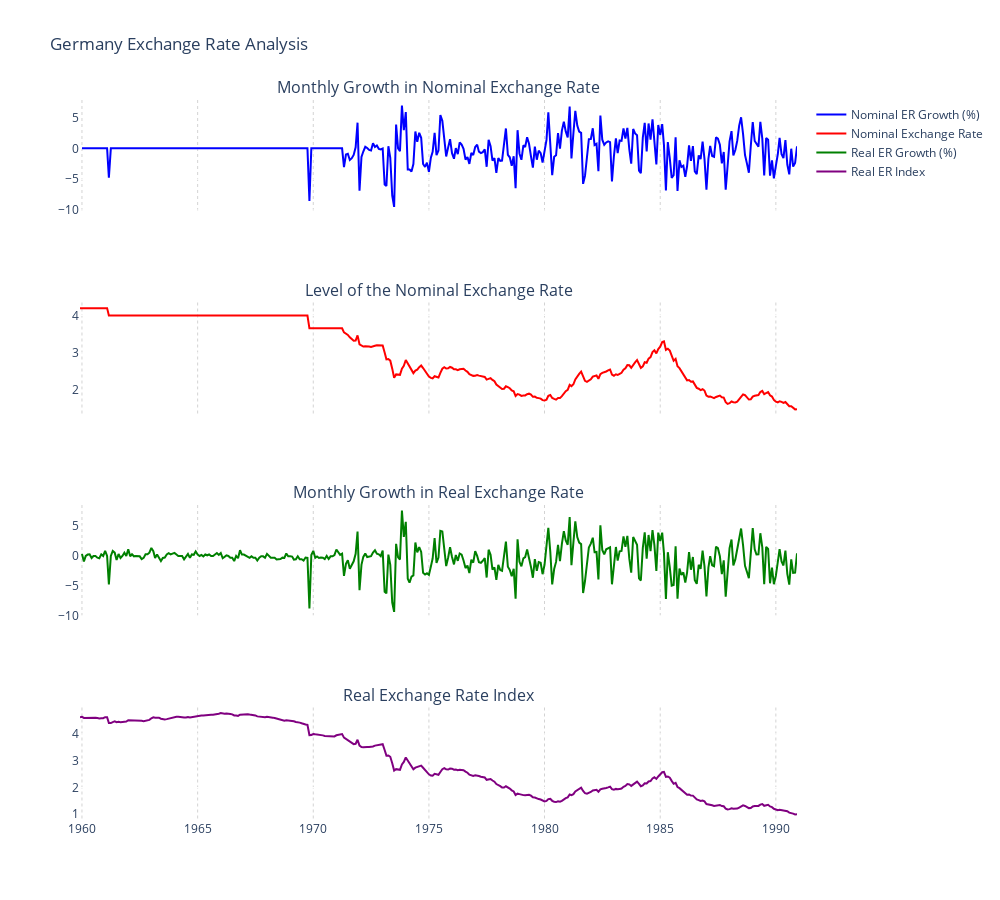

This figure's notebook cell:
### Markdown cell above
### **5.2.1 Exchange Rate and International Reserve Graphs**

### Code cell
# Convert 'Month-Year' to datetime format (with YYYY-MM-DD format)
df['Month-Year'] = pd.to_datetime(df['Month-Year'], format='%Y-%m-%d')

# Filter data for Germany
germany_df = df[df['Country'] == 'Germany'].sort_values(by='Month-Year')

# Create a subplot figure with 4 rows
fig = make_subplots(rows=4, cols=1, shared_xaxes=True, subplot_titles=[
    "Monthly Growth in Nominal Exchange Rate",
    "Level of the Nominal Exchange Rate",
    "Monthly Growth in Real Exchange Rate",
    "Real Exchange Rate Index"
])

# Add traces for each subplot
fig.add_trace(go.Scatter(x=germany_df['Month-Year'], y=germany_df['Monthly_Nominal_ER_Growth (%)'],
                         mode='lines', name='Nominal ER Growth (%)', line=dict(color='blue')),
              row=1, col=1)

fig.add_trace(go.Scatter(x=germany_df['Month-Year'], 
                         y=germany_df['Exchange Rates, National Currency Per U.S. Dollar, Period Average, Rate'],
                         mode='lines', name='Nominal Exchange Rate', line=dict(color='red')),
              row=2, col=1)

fig.add_trace(go.Scatter(x=germany_df['Month-Year'], y=germany_df['Monthly_Real_ER_Growth (%)'],
                         mode='lines', name='Real ER Growth (%)', line=dict(color='green')),
              row=3, col=1)

fig.add_trace(go.Scatter(x=germany_df['Month-Year'], y=germany_df['Real_ER_Index'],
                         mode='lines', name='Real ER Index', line=dict(color='purple')),
              row=4, col=1)

# Add the dotted vertical gridlines to all subplots
fig.update_xaxes(
    showgrid=True,
    gridwidth=1,
    gridcolor='lightgrey',
    griddash='dot'
)

# Update layout
fig.update_layout(
    height=900, width=1000, title_text="Germany Exchange Rate Analysis",
    showlegend=True, template="plotly",
    plot_bgcolor='white'
)

# Show figure
fig.show()

### Figure 1 — Plotly figure (JSON) as saved in the notebook; plotly's stock layout.template omitted (floating-point values rounded to 4 significant figures; data arrays with more than 128 entries replaced by an {"elided": "..."} marker saying what was removed)
{"data": [{"line": {"color": "blue"}, "mode": "lines", "name": "Nominal ER Growth (%)", "type": "scatter", "x": {"elided": "373 str values"}, "xaxis": "x", "y": {"elided": "373 float values"}, "yaxis": "y"}, {"line": {"color": "red"}, "mode": "lines", "name": "Nominal Exchange Rate", "type": "scatter", "x": {"elided": "373 str values"}, "xaxis": "x2", "y": {"elided": "373 float values"}, "yaxis": "y2"}, {"line": {"color": "green"}, "mode": "lines", "name": "Real ER Growth (%)", "type": "scatter", "x": {"elided": "373 str values"}, "xaxis": "x3", "y": {"elided": "373 float values"}, "yaxis": "y3"}, {"line": {"color": "purple"}, "mode": "lines", "name": "Real ER Index", "type": "scatter", "x": {"elided": "373 str values"}, "xaxis": "x4", "y": {"elided": "373 float values"}, "yaxis": "y4"}], "layout": {"annotations": [{"font": {"size": 16}, "showarrow": false, "text": "Monthly Growth in Nominal Exchange Rate", "x": 0.5, "xanchor": "center", "xref": "paper", "y": 1, "yanchor": "bottom", "yref": "paper"}, {"font": {"size": 16}, "showarrow": false, "text": "Level of the Nominal Exchange Rate", "x": 0.5, "xanchor": "center", "xref": "paper", "y": 0.7188, "yanchor": "bottom", "yref": "paper"}, {"font": {"size": 16}, "showarrow": false, "text": "Monthly Growth in Real Exchange Rate", "x": 0.5, "xanchor": "center", "xref": "paper", "y": 0.4375, "yanchor": "bottom", "yref": "paper"}, {"font": {"size": 16}, "showarrow": false, "text": "Real Exchange Rate Index", "x": 0.5, "xanchor": "center", "xref": "paper", "y": 0.1562, "yanchor": "bottom", "yref": "paper"}], "height": 900, "plot_bgcolor": "white", "showlegend": true, "title": {"text": "Germany Exchange Rate Analysis"}, "width": 1000, "xaxis": {"anchor": "y", "domain": [0, 1], "gridcolor": "lightgrey", "griddash": "dot", "gridwidth": 1, "matches": "x4", "showgrid": true, "showticklabels": false}, "xaxis2": {"anchor": "y2", "domain": [0, 1], "gridcolor": "lightgrey", "griddash": "dot", "gridwidth": 1, "matches": "x4", "showgrid": true, "showticklabels": false}, "xaxis3": {"anchor": "y3", "domain": [0, 1], "gridcolor": "lightgrey", "griddash": "dot", "gridwidth": 1, "matches": "x4", "showgrid": true, "showticklabels": false}, "xaxis4": {"anchor": "y4", "domain": [0, 1], "gridcolor": "lightgrey", "griddash": "dot", "gridwidth": 1, "showgrid": true}, "yaxis": {"anchor": "x", "domain": [0.8438, 1]}, "yaxis2": {"anchor": "x2", "domain": [0.5625, 0.7188]}, "yaxis3": {"anchor": "x3", "domain": [0.2812, 0.4375]}, "yaxis4": {"anchor": "x4", "domain": [0, 0.1562]}}}
